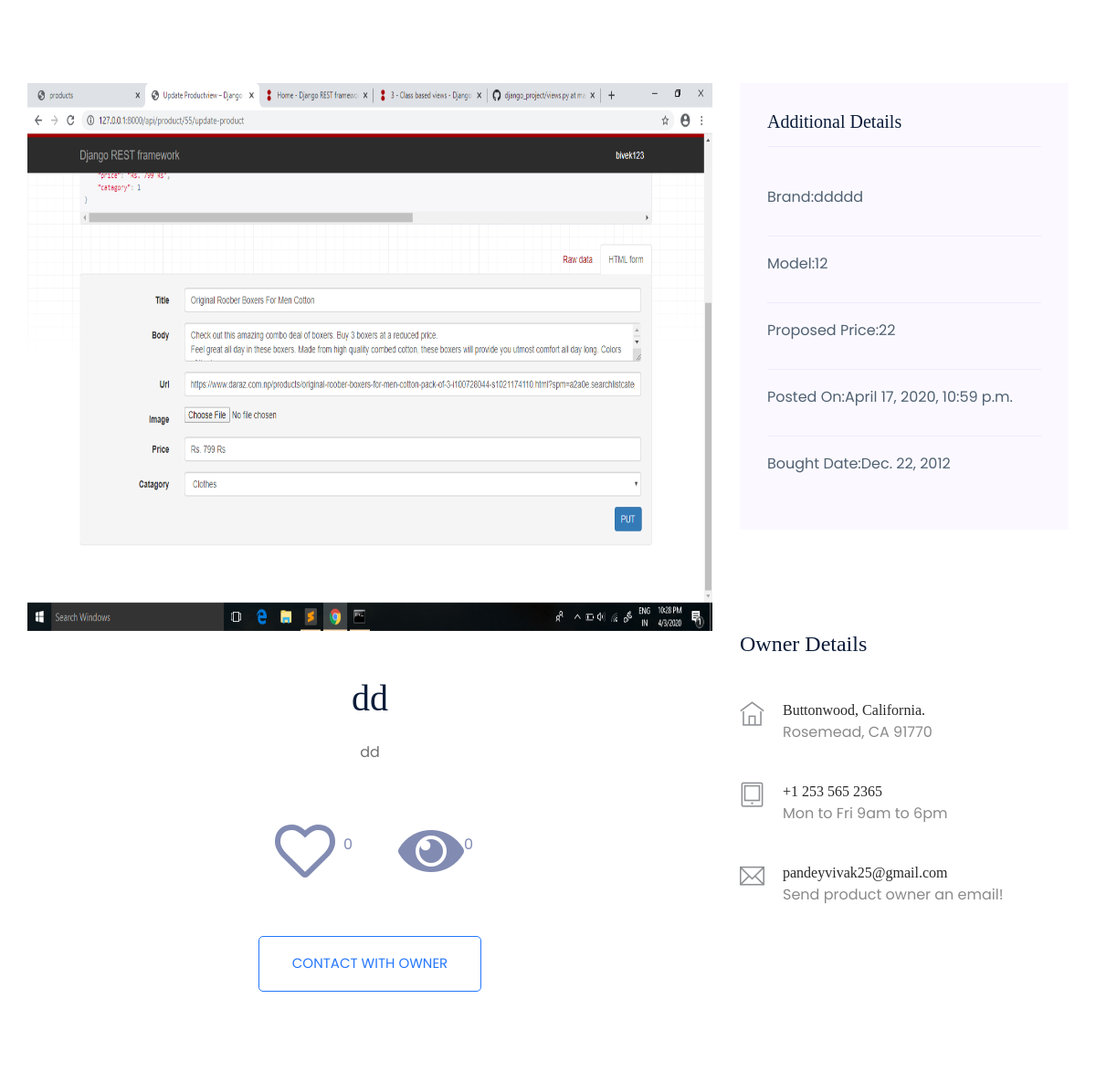
Before: /product/89 (middle part) with the older database file.
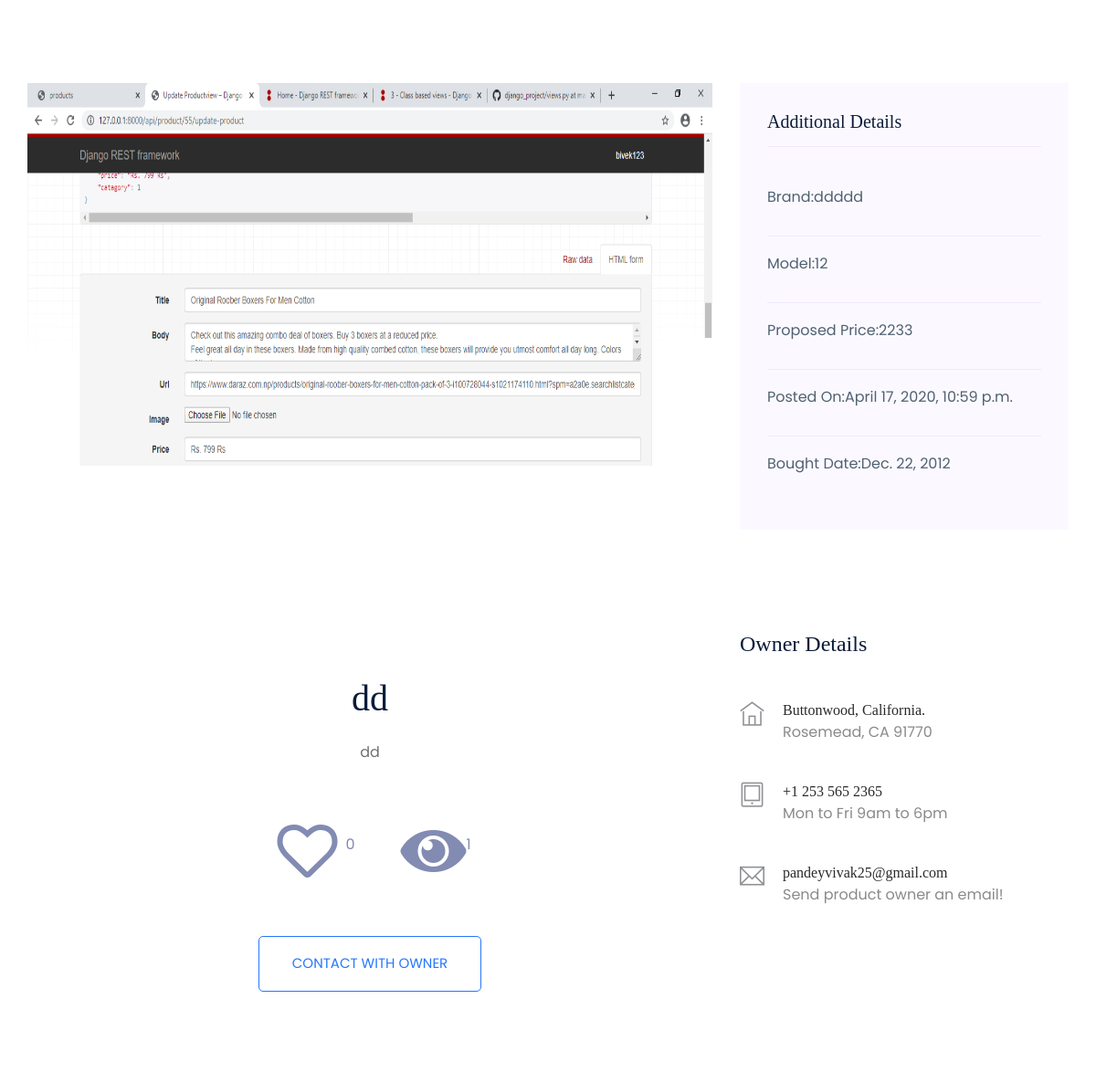
After: the same page with the newer database file.
### product/models.py (models this page shows, shortened)
class Product(models.Model):
	title=models.CharField(max_length=300)
	pub_date=models.DateTimeField(auto_now_add = True)
	image=models.ImageField(upload_to='image/', blank=True, null=True)
	image2=models.ImageField(upload_to='image/', blank=True, null=True)
	image3=models.ImageField(upload_to='image/', blank=True, null=True)
	image4=models.ImageField(upload_to='image/', blank=True, null=True)
	image5=models.ImageField(upload_to='image/', blank=True, null=True)
	image6=models.ImageField(upload_to='image/', blank=True, null=True)
	bought_date=models.DateField(null=True, blank=True)
	brand=models.CharField(max_length=300, blank=True, null=True)
	model=models.CharField(max_length=300, blank=True, null=True)
	body=models.TextField()
	url=models.URLField(blank=True, null=True)
	catagory = models.ForeignKey(Catagory, on_delete=models.CASCADE)
	sub_catagory = models.ForeignKey(SubCatagory, on_delete=models.CASCADE, blank=True, null=True)
	price = models.IntegerField()
	user = models.ForeignKey(User, on_delete=models.CASCADE)
	likes=models.ManyToManyField(User,related_name="likes",blank=True)
	views=models.ManyToManyField(User,related_name="views",blank=True)
	sold=models.BooleanField(default=False)
	pro_lat=models.FloatField(max_length=300, blank=True, null=True)
	pro_lng=models.FloatField(max_length=300, blank=True, null=True)
	show_contact=models.BooleanField()
	show_location=models.BooleanField()
	def total_like(self):
		return self.likes.count()

### product/views.py (the view)
# urls.py: path('<int:pk>', ProductDetailView.as_view(), name='detailview'),
class ProductDetailView(AddMixin, ):
	template_name='product/product_detail.html'
	model=Product
	context_object_name='product'
	form_class=CommentForm
	def compute_distance(self):
		product=self.get_object()
		R = 6373.0
		if product.pro_lat and product.pro_lng:
			lat1 = radians(product.pro_lat)
			lng1 = radians(product.pro_lng)
		else:
			lat1=radians(27.00332)
			lng1=radians(82.44231)
		lat2 = radians(getLocation()[0])
		lng2 = radians(getLocation()[1])
		dlat = lat2-lat1
		dlng = lng2-lng1
		a = sin(dlat / 2)**2 + cos(lat1) * cos(lat2) * sin(dlng / 2)**2
		c = 2 * atan2(sqrt(a), sqrt(1 - a))
		distance = R * c
		return int(distance)
	def get(self, request, *args, **kwargs):
		user=request.user
		product=self.get_object()
		if request.user.is_authenticated:
			if not product.views.filter(id=user.id).exists():
				product.views.add(request.user)
		distance=self.compute_distance()
		commentlist = product.comment_set.all().order_by('-commented_date')
		form = self.form_class()
		context={
		    'distance':distance,
			'product':product,
			'commentlist':commentlist,
			'form':form
			}
		return render(request, self.template_name, context)

### product/context_processors.py (called while the page is built)
def CatagoryList(request):
	name = Catagory.objects.all()
	return {'name':name}

### product/mixins.py (called while the page is built)
	def get_object(self, *args, **kwargs):
		return get_object_or_404(self.model, pk=self.kwargs.get('pk'))

### product/views.py (called while the page is built)
def getLocation():
	g = geocoder.ip('me')
	if g:
		lat1=g.lat
		lng1=g.lng
	else:
		lat1=24.2213
		lng1=87.4444
	lst=[lat1, lng1]
	return lst

### product/templates/product/product_detail.html (shortened to what this page needs)
{% extends 'product/base.html'%}
{% load static %}
{%block content%}
<div class="product_image_area">
  <div class="container">
    <div class="row justify-content-center">
      <div class="col-lg-8 posts-list">
        <div class="product_img_slide owl-carousel">
          {% if product.image %}
          <div class="single_product_img">
            <img src="{{product.image.url}}" alt="#" class="img-fluid" style="height: 600px;">
          </div>
          {% endif %}
        </div>
      </div>
      <div class="col-lg-4">
        <div class="blog_right_sidebar">
          <aside class="single_sidebar_widget post_category_widget">
           <h4 class="widget_title">Additional Details</h4>
           <ul class="list cat-list">
            <li>
             <div class="d-flex">
              <p>Brand:</p>
              <p>{{product.brand}}</p>
            </div>
          </li>
          <li>
           <div class="d-flex">
            <p>Model:</p>
            <p>{{product.model}}</p>
          </div>
        </li>
        <li>
         <div class="d-flex">
          <p>Proposed Price:</p>
          <p>{{product.price}}</p>
        </div>
      </li>
      <li>
       <div class="d-flex">
        <p>Posted On: </p>
        <p>{{product.pub_date}}</p>
      </div>
    </li>
    <li>
     <div class="d-flex">
      <p>Bought Date: </p>
      <p>{{product.bought_date}}</p>
    </div>
  </li>
</ul>
</aside>
</div>
</div>
<div class="col-lg-8">
  <div class="single_product_text text-center">
    <h3>{{product.title}}</h3>
    <p>
      {{product.body}}
    </p>
    <div class="card_area">
      <div class="product_count_area">
        <form id="upvote1" method="POST" action="{% url 'upvote' product.id %}" onsubmit="sendForm(this.id);return false">
          <button id='p{{product.id}}' class="{% if user in product.likes.all %} fa fas fa-heart fa-4x {% else %} far fa-heart fa-4x {% endif %} " onclick="handleclick(id)" style="border: none; color: #828bb2; background: transparent;"></button>
        </form>
        <p id='likecount'>{{product.total_like}}</p>
        <i class="fa fas fa-eye fa-4x" style="color: #828bb2; margin-left:50px; "></i>
        <p>{{product.views.count}}</p>
      </div>
      <div>
        {% if product.user != user %}
        <div class="add_to_cart">
          <a href="{% url 'chat' product.user.username %}" class="btn_3">Contact with owner</a>
        </div>
        {% endif %}
      </div>
    </div>
  </div>
</div>
<div class="col-lg-4">
  <h4 class="widget_title">Owner Details</h4>
  <div class="media contact-info mt-5">
    <span class="contact-info__icon"><i class="ti-home"></i></span>
    <div class="media-body">
      <h3>Buttonwood, California.</h3>
      <p>Rosemead, CA 91770</p>
    </div>
  </div>
  <div class="media contact-info">
    <span class="contact-info__icon"><i class="ti-tablet"></i></span>
    <div class="media-body">
      <h3>+1 253 565 2365</h3>
      <p>Mon to Fri 9am to 6pm</p>
    </div>
  </div>
  <div class="media contact-info">
    <span class="contact-info__icon"><i class="ti-email"></i></span>
    <div class="media-body">
      <h3>{{product.user.email}}</h3>
      <p>Send product owner an email!</p>
    </div>
  </div>
  <div class="media contact-info">
    <div class="media-body map" id="map">
    </div>
  </div>
</div>
</div>
</div>
</div>
{% endblock content %}
{% block css %}
<link rel="stylesheet" href="https://cdn.jsdelivr.net/gh/openlayers/openlayers.github.io@master/en/v6.3.1/css/ol.css" type="text/css">
{% endblock css%}

Changed rows visible on the page:
changed Product "dd": price "22" → "2233"; views.count "0" → "1"
